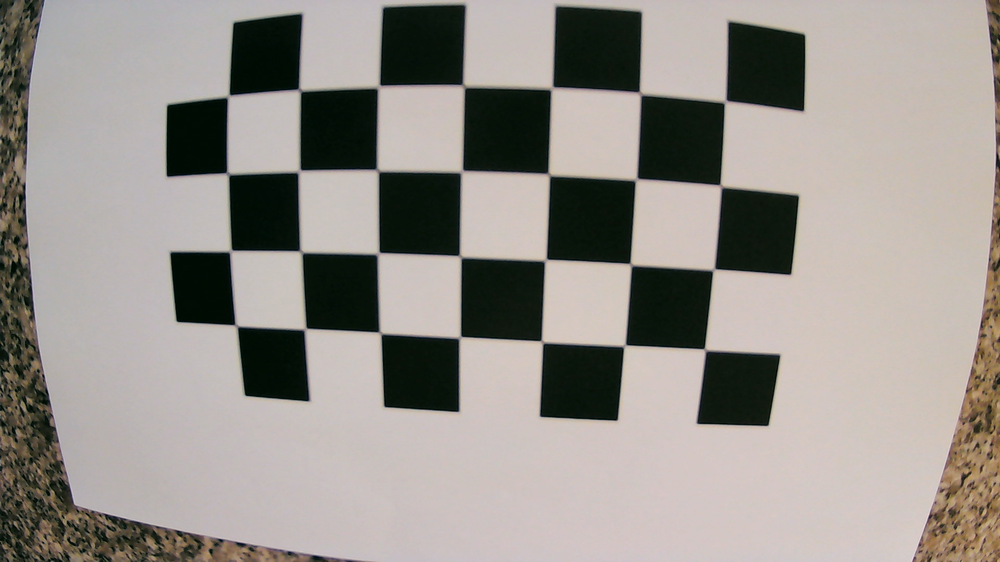
#> input picture Assignment1/IntrinsicCalibration/calib_img 0.png, 1000 x 562 px, shrunk from 1920 x 1080 before the run; its folder holds 5 pictures in this run
$ jupyter execute --allow-errors Assingment1.ipynb
#> lines starting #> are read from the running program, lines starting #| are printed output that depends on the picture
[cell 1]
from PIL import Image
import os
import cv2
import numpy as np

<h2> Import of Libraries </h2>

[cell 2]
# Função para ler as imagens de uma pasta e retornar um dicionário
def ler_imagens_de_pasta(folder_name):
    images = {}
    print(f"Imagens do folder {folder_name}:")

    for filename in os.listdir(folder_name):
        if filename.endswith(".png"):
            file_path = os.path.join(folder_name, filename)
            image = Image.open(file_path)

            # Armazene a imagem no dicionário, usando o nome do arquivo como chave
            images[filename] = image

            print(f"Imagem lida: {filename}")

    return images

# Lista de nomes de pastas
folders = ["GreyBackground", "WhiteBackground", "IntrinsicCalibration"]

# Dicionário para armazenar as imagens
image_arrays = {}

# Para cada pasta, chame a função ler_imagens_de_pasta e armazene o resultado no dicionário image_arrays
#> (the rest of this cell did not finish here and is left out)

<h1> Exercises Resolution </h1>

<h2> 1. Calibrate the intrinsic parameters and lens distortion of the camera. Show the intrinsic matrix and the lens distortion coefficients. </h2>

#> (a cell that did not finish here is left out)

#> (a cell that did not finish here is left out)

#> (a cell that did not finish here is left out)

#> (a cell that did not finish here is left out)

[cell 7]
img = cv2.imread('IntrinsicCalibration/calib_img 0.png')
#> img is the input picture: shape (562, 1000, 3); mean B, G, R 139.3, 145, 150.2
print(img.shape)
#| (562, 1000, 3)
print(img.dtype)
#| uint8
print(img)
#> (printed output is left out)
#print(img)
#cv2.imshow('Imagem', img)

print("")


gray = cv2.cvtColor(img, cv2.COLOR_BGR2GRAY)
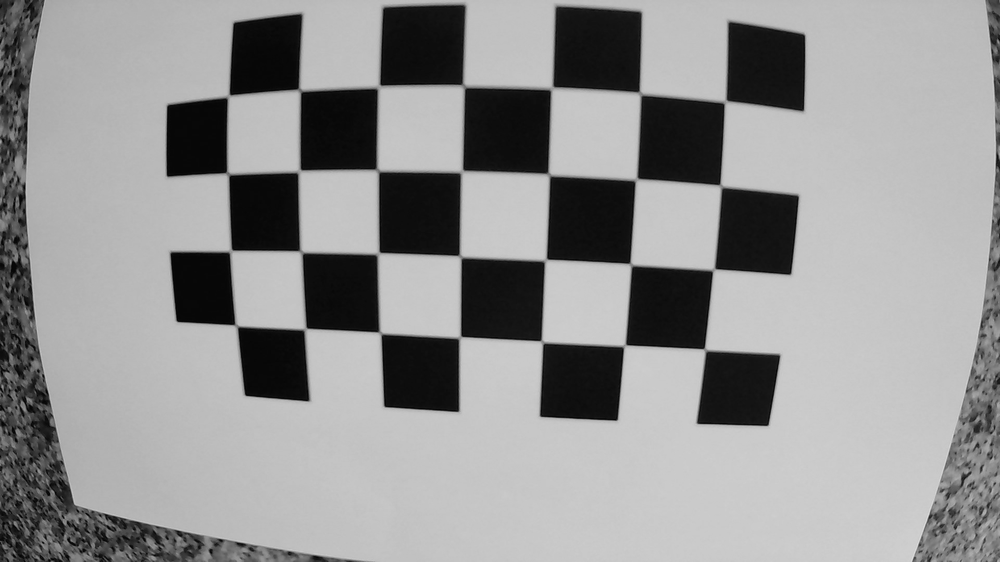
#> gray: shape (562, 1000); min 0, max 223, mean 146
print(gray.shape)
#| (562, 1000)
print(gray.dtype)
#| uint8
print(gray)
#> (printed output is left out)
#> (the rest of this cell did not finish here and is left out)
